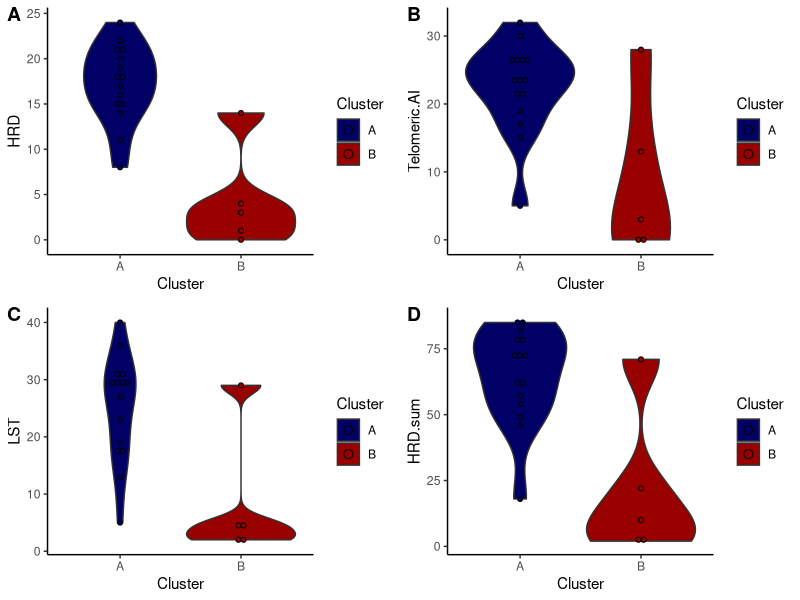

The R script that drew this image:
library(ggplot2)
library(dplyr)
library(ggpubr)
library(rstatix)
dat <- read.csv("HRD_score.csv", row.names=1)

dat %>% wilcox_test(HRD ~ Cluster, exact=TRUE, detailed=TRUE, p.adjust.method="bonferroni")
dat %>% wilcox_test(Telomeric.AI ~ Cluster, exact=TRUE, detailed=TRUE, p.adjust.method="bonferroni")
dat %>% wilcox_test(LST ~ Cluster, exact=TRUE, detailed=TRUE, p.adjust.method="bonferroni")
dat %>% wilcox_test(HRD.sum ~ Cluster, exact=TRUE, detailed=TRUE, p.adjust.method="bonferroni")

pdf("scarHRD_violoinplot.pdf")
p1 <- ggplot(dat, aes(x=Cluster, y=HRD, fill=Cluster)) + geom_violin(trim=TRUE) + geom_dotplot(binaxis='y', stackdir='center', dotsize=0.7) + scale_fill_manual(values=c('#000066','#990000'))  + theme_classic()
p2 <- ggplot(dat, aes(x=Cluster, y=Telomeric.AI, fill=Cluster)) + geom_violin(trim=TRUE) + geom_dotplot(binaxis='y', stackdir='center', dotsize=0.7) + scale_fill_manual(values=c('#000066','#990000'))  + theme_classic()
p3 <- ggplot(dat, aes(x=Cluster, y=LST, fill=Cluster)) + geom_violin(trim=TRUE) + geom_dotplot(binaxis='y', stackdir='center', dotsize=0.7) + scale_fill_manual(values=c('#000066','#990000'))  + theme_classic()
p4 <- ggplot(dat, aes(x=Cluster, y=HRD.sum, fill=Cluster)) + geom_violin(trim=TRUE) + geom_dotplot(binaxis='y', stackdir='center', dotsize=0.7) + scale_fill_manual(values=c('#000066','#990000'))  + theme_classic()

ggarrange(p1, p2, p3, p4, labels=c("A", "B", "C", "D"), ncol=2, nrow=2)
dev.off()
